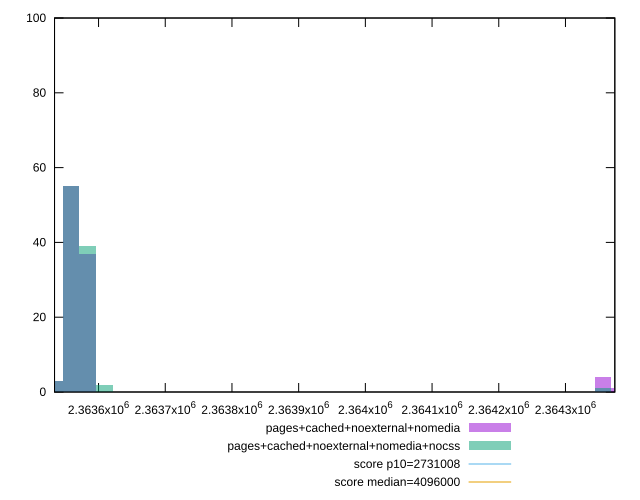

Generate this figure with gnuplot:
reset

$pagesCachedNoexternalNomedia <<EOF
2363583.772248763 37
2363558.8483436233 55
2364356.4133081073 4
2363533.924438483 3
2364381.3372132475 1
EOF

$pagesCachedNoexternalNomediaNocss <<EOF
2363583.772248763 39
2363558.8483436233 55
2363608.6961539034 2
2364356.4133081073 1
2363533.924438483 3
EOF

set key outside below
set boxwidth 24.923905140129527
set xrange [2363534:2364374]
set yrange [0:100]
set trange [0:100]
set style fill transparent solid 0.5 noborder

set parametric
set terminal svg size 640, 500 enhanced background rgb 'white'
set output "reprap/total-byte-weight/comparison/histogram/3_vs_4.svg"

plot $pagesCachedNoexternalNomedia title "pages+cached+noexternal+nomedia" with boxes, \
     $pagesCachedNoexternalNomediaNocss title "pages+cached+noexternal+nomedia+nocss" with boxes, \
     2731008,t title "score p10=2731008", \
     4096000,t title "score median=4096000"

reset
